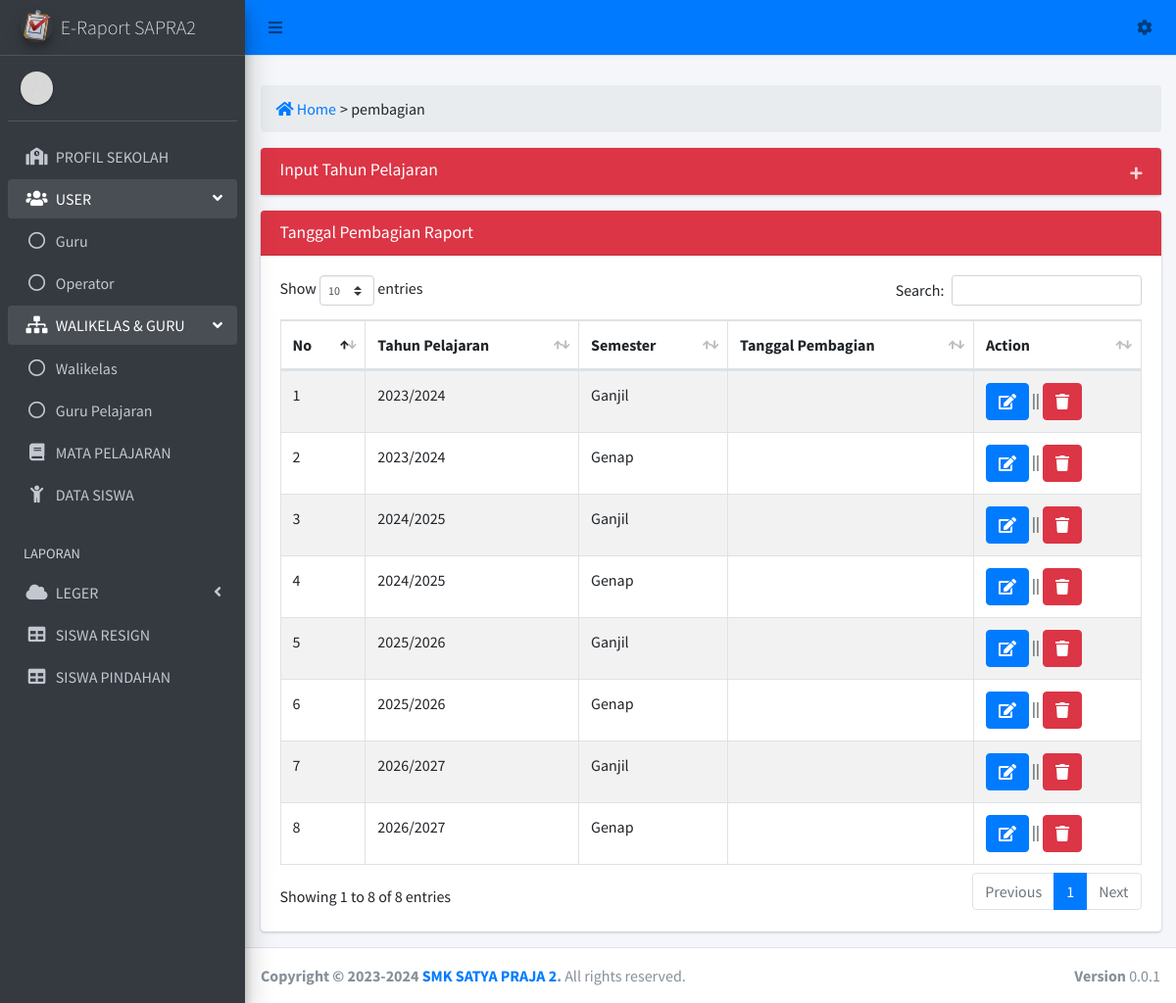
/admin?view=pembagian, run on an earlier commit of the app's database.
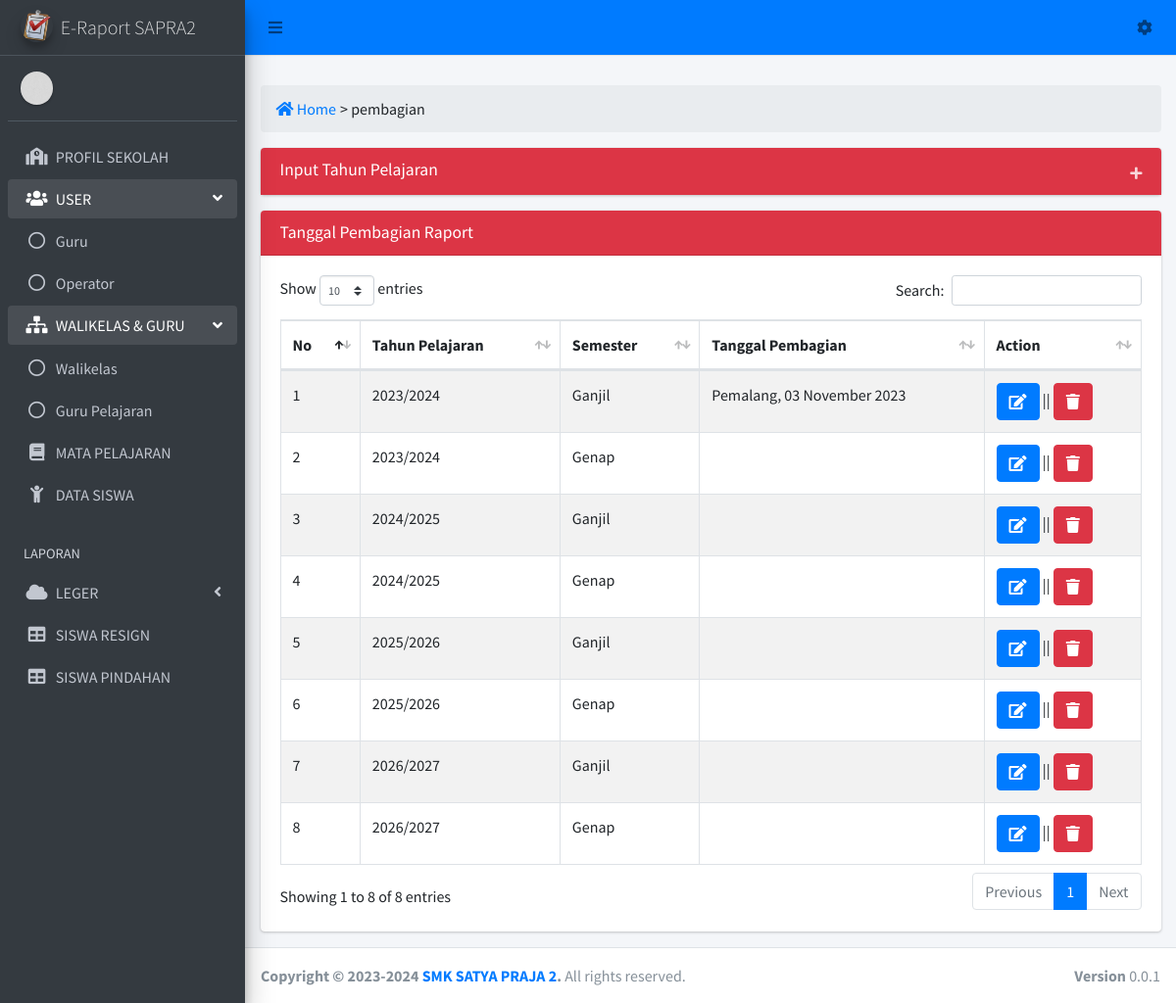
And on a later commit of the database.
### tables this page shows
CREATE TABLE `tb_thpelajaran` (
  `id` int(10) NOT NULL,
  `tahun_pelajaran` varchar(50) NOT NULL,
  `semester` varchar(10) NOT NULL,
  `tgl_bagi` varchar(40) NOT NULL
);

### view/operator/tanggal_raport.php (the view, shortened to what this page needs)
<div class="row">
  <div class="col-sm-12">
    <ol class="breadcrumb <?= $bg_breadcrumb;  ?>">
      <li><a href="admin" class="pr-1"><i class="fas fa-home"></i> Home</a></li>
      <li class="active"> > <?= $_GET['view'] ?: 'Dashboard'; ?></li>
    </ol>
  </div>
</div>
<div class="card collapsed-card">
  <div class="card-header bg-danger">
    <h4 class="card-title">Input Tahun Pelajaran</h4>
    <div class="card-tools">
      <button type="button" class="btn btn-tool" data-card-widget="collapse"><i class="fas fa-plus"></i>
      </button>
    </div>
  </div>
</div>
<div class="row">
  <div class="col-sm-12">
    <div class="card">
      <div class="card-header bg-danger"><h3 class="card-title">Tanggal Pembagian Raport</h3></div>
      <div class="card-body">
      <table id="example1" class="table table-bordered table-striped">
        <thead>
          <tr>
          <th>No</th>
          <th>Tahun Pelajaran</th>
          <th>Semester</th>
          <th>Tanggal Pembagian</th>
          <th>Action</th>
        </thead>
        <tbody>
        <?php
          $no = 1;
          $query = mysqli_query($koneksi, "select * from tb_thpelajaran ");
          while ($data = mysqli_fetch_array($query)) {
            echo "<tr>";
            echo "<td>".$no++."</td>";
            echo "<td>".$data['tahun_pelajaran']."</td>";
            echo "<td>".$data['semester']."</td>";
            echo "<td>".$data['tgl_bagi']."</td>";
           ?>
            <td><a href="?view=update_pembagian&id=<?= $data['id'] ?>" class='btn btn-primary' ><i class='fas fa-edit'></i></a>   ||  <a href="view/operator/del/delete_tahun_pelajaran.php?id=<?= $data['id'] ?>" class='btn btn-danger' onclick="return confirm('Apakah anda yakin ingin menghapus nama <?= $data['nama'] ?> ini?')"><i class='fas fa-trash'></i></a>
            </td>
            <?php
            echo "</tr>";
          }
        ?>
        </tbody>
      </table>
      </div>
    </div>
  </div>
</div>

What changed in the data, as far as the page shows it:
changed tb_thpelajaran: tgl_bagi (not shown) → "Pemalang, 03 November 2023"
